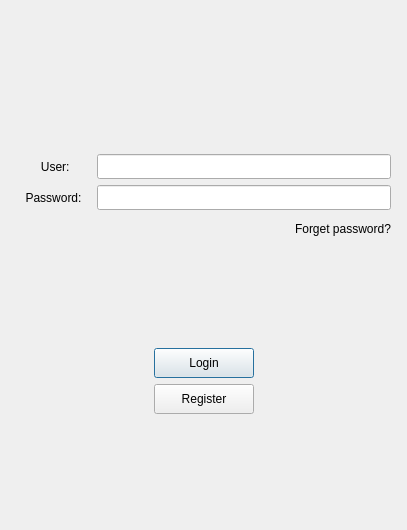
<?xml version="1.0" encoding="UTF-8"?>
<ui version="4.0">
 <class>LoginDialog</class>
 <widget class="QDialog" name="LoginDialog">
  <property name="geometry">
   <rect>
    <x>0</x>
    <y>0</y>
    <width>407</width>
    <height>530</height>
   </rect>
  </property>
  <property name="windowTitle">
   <string>Dialog</string>
  </property>
  <layout class="QVBoxLayout" name="verticalLayout_2">
   <item>
    <layout class="QVBoxLayout" name="verticalLayout">
     <property name="leftMargin">
      <number>5</number>
     </property>
     <property name="topMargin">
      <number>5</number>
     </property>
     <property name="rightMargin">
      <number>5</number>
     </property>
     <property name="bottomMargin">
      <number>5</number>
     </property>
     <item>
      <widget class="QWidget" name="widget" native="true">
       <layout class="QGridLayout" name="gridLayout">
        <item row="0" column="0">
         <widget class="QLabel" name="label">
          <property name="text">
           <string/>
          </property>
          <property name="pixmap">
           <pixmap resource="rc.qrc">:/res/ice.jpg</pixmap>
          </property>
          <property name="alignment">
           <set>Qt::AlignmentFlag::AlignCenter</set>
          </property>
         </widget>
        </item>
       </layout>
      </widget>
     </item>
     <item>
      <spacer name="verticalSpacer">
       <property name="orientation">
        <enum>Qt::Orientation::Vertical</enum>
       </property>
       <property name="sizeHint" stdset="0">
        <size>
         <width>20</width>
         <height>40</height>
        </size>
       </property>
      </spacer>
     </item>
     <item>
      <layout class="QHBoxLayout" name="horizontalLayout">
       <item>
        <widget class="QLabel" name="user_label">
         <property name="minimumSize">
          <size>
           <width>75</width>
           <height>25</height>
          </size>
         </property>
         <property name="maximumSize">
          <size>
           <width>75</width>
           <height>25</height>
          </size>
         </property>
         <property name="text">
          <string> User:</string>
         </property>
         <property name="alignment">
          <set>Qt::AlignmentFlag::AlignCenter</set>
         </property>
        </widget>
       </item>
       <item>
        <widget class="QLineEdit" name="user_edit">
         <property name="minimumSize">
          <size>
           <width>0</width>
           <height>25</height>
          </size>
         </property>
         <property name="maximumSize">
          <size>
           <width>16777215</width>
           <height>25</height>
          </size>
         </property>
        </widget>
       </item>
      </layout>
     </item>
     <item>
      <layout class="QHBoxLayout" name="horizontalLayout_2">
       <item>
        <widget class="QLabel" name="pass_label">
         <property name="minimumSize">
          <size>
           <width>75</width>
           <height>25</height>
          </size>
         </property>
         <property name="maximumSize">
          <size>
           <width>75</width>
           <height>25</height>
          </size>
         </property>
         <property name="text">
          <string>Password:</string>
         </property>
         <property name="alignment">
          <set>Qt::AlignmentFlag::AlignCenter</set>
         </property>
        </widget>
       </item>
       <item>
        <widget class="QLineEdit" name="pass_edit">
         <property name="minimumSize">
          <size>
           <width>0</width>
           <height>25</height>
          </size>
         </property>
         <property name="maximumSize">
          <size>
           <width>16777215</width>
           <height>25</height>
          </size>
         </property>
        </widget>
       </item>
      </layout>
     </item>
     <item>
      <layout class="QHBoxLayout" name="horizontalLayout_3">
       <item>
        <spacer name="horizontalSpacer">
         <property name="orientation">
          <enum>Qt::Orientation::Horizontal</enum>
         </property>
         <property name="sizeHint" stdset="0">
          <size>
           <width>40</width>
           <height>20</height>
          </size>
         </property>
        </spacer>
       </item>
       <item>
        <widget class="QLabel" name="forget_label">
         <property name="minimumSize">
          <size>
           <width>0</width>
           <height>25</height>
          </size>
         </property>
         <property name="maximumSize">
          <size>
           <width>16777215</width>
           <height>25</height>
          </size>
         </property>
         <property name="text">
          <string>Forget password?</string>
         </property>
        </widget>
       </item>
      </layout>
     </item>
     <item>
      <spacer name="verticalSpacer_2">
       <property name="orientation">
        <enum>Qt::Orientation::Vertical</enum>
       </property>
       <property name="sizeHint" stdset="0">
        <size>
         <width>20</width>
         <height>40</height>
        </size>
       </property>
      </spacer>
     </item>
     <item>
      <layout class="QHBoxLayout" name="horizontalLayout_4">
       <item>
        <spacer name="horizontalSpacer_2">
         <property name="orientation">
          <enum>Qt::Orientation::Horizontal</enum>
         </property>
         <property name="sizeHint" stdset="0">
          <size>
           <width>40</width>
           <height>20</height>
          </size>
         </property>
        </spacer>
       </item>
       <item>
        <widget class="QPushButton" name="login_btn">
         <property name="minimumSize">
          <size>
           <width>100</width>
           <height>30</height>
          </size>
         </property>
         <property name="maximumSize">
          <size>
           <width>100</width>
           <height>30</height>
          </size>
         </property>
         <property name="text">
          <string>Login</string>
         </property>
        </widget>
       </item>
       <item>
        <spacer name="horizontalSpacer_3">
         <property name="orientation">
          <enum>Qt::Orientation::Horizontal</enum>
         </property>
         <property name="sizeHint" stdset="0">
          <size>
           <width>40</width>
           <height>20</height>
          </size>
         </property>
        </spacer>
       </item>
      </layout>
     </item>
     <item>
      <layout class="QHBoxLayout" name="horizontalLayout_5">
       <item>
        <spacer name="horizontalSpacer_4">
         <property name="orientation">
          <enum>Qt::Orientation::Horizontal</enum>
         </property>
         <property name="sizeHint" stdset="0">
          <size>
           <width>40</width>
           <height>20</height>
          </size>
         </property>
        </spacer>
       </item>
       <item>
        <widget class="QPushButton" name="reg_btn">
         <property name="minimumSize">
          <size>
           <width>100</width>
           <height>30</height>
          </size>
         </property>
         <property name="maximumSize">
          <size>
           <width>100</width>
           <height>30</height>
          </size>
         </property>
         <property name="text">
          <string>Register</string>
         </property>
        </widget>
       </item>
       <item>
        <spacer name="horizontalSpacer_5">
         <property name="orientation">
          <enum>Qt::Orientation::Horizontal</enum>
         </property>
         <property name="sizeHint" stdset="0">
          <size>
           <width>40</width>
           <height>20</height>
          </size>
         </property>
        </spacer>
       </item>
      </layout>
     </item>
     <item>
      <spacer name="verticalSpacer_3">
       <property name="orientation">
        <enum>Qt::Orientation::Vertical</enum>
       </property>
       <property name="sizeHint" stdset="0">
        <size>
         <width>20</width>
         <height>40</height>
        </size>
       </property>
      </spacer>
     </item>
    </layout>
   </item>
  </layout>
 </widget>
 <resources>
  <include location="rc.qrc"/>
 </resources>
 <connections/>
</ui>
